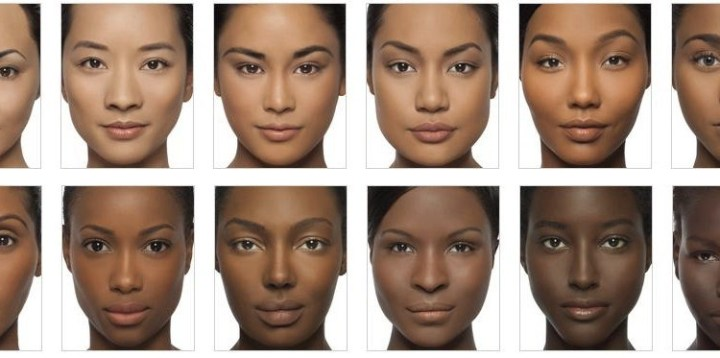
#> input picture imageProcessing/multiple_tone.jpg, 720 x 358 px
$ python skin_detector.py
#> lines starting #> are read from the running program, lines starting #| are printed output that depends on the picture; after the words box and inside, x2 and y2 are one past the last pixel; in counts of white or black regions, pixels touching at a corner belong together
import cv2
import numpy as np
#import matplotlib.pyplot as plt

min_HSV = np.array([0, 48, 80], dtype = "uint8")
max_HSV = np.array([20, 255, 255], dtype = "uint8")
# Get pointer to video frames from primary device
image = cv2.imread("multiple_tone.jpg")
#> image is the input picture: shape (358, 720, 3); mean B, G, R 127.7, 142.3, 164.7
imageHSV = cv2.cvtColor(image, cv2.COLOR_BGR2HSV)
#> imageHSV: shape (358, 720, 3); mean H, S, V 17, 73.5, 164.8
skinRegionHSV = cv2.inRange(imageHSV, min_HSV, max_HSV)
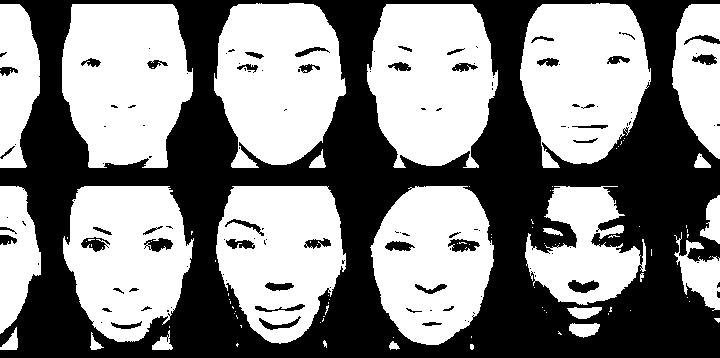
#> skinRegionHSV: shape (358, 720); 53.2% white; 128 black regions (81 under 20 px), largest, box (x1, y1, x2, y2) and area: (0, 0, 720, 358) 115583, (568, 280, 599, 293) 264, (448, 239, 480, 252) 261

skinHSV = cv2.bitwise_and(image, image, mask = skinRegionHSV)
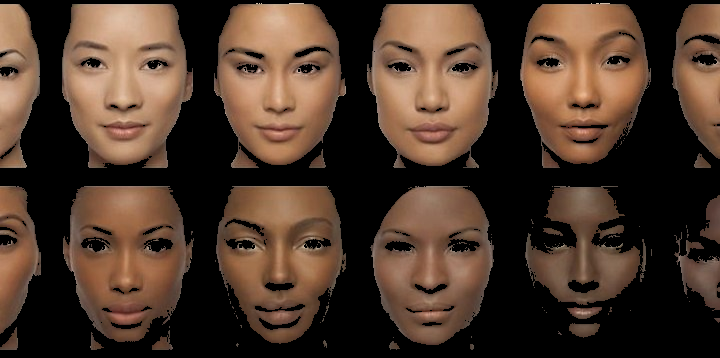
#> skinHSV: shape (358, 720, 3); mean B, G, R 42.3, 55.4, 75.7

cv2.imwrite("detected_tones.jpg", skinHSV)

$ run again, with imageProcessing/hand.jpg copied over imageProcessing/multiple_tone.jpg
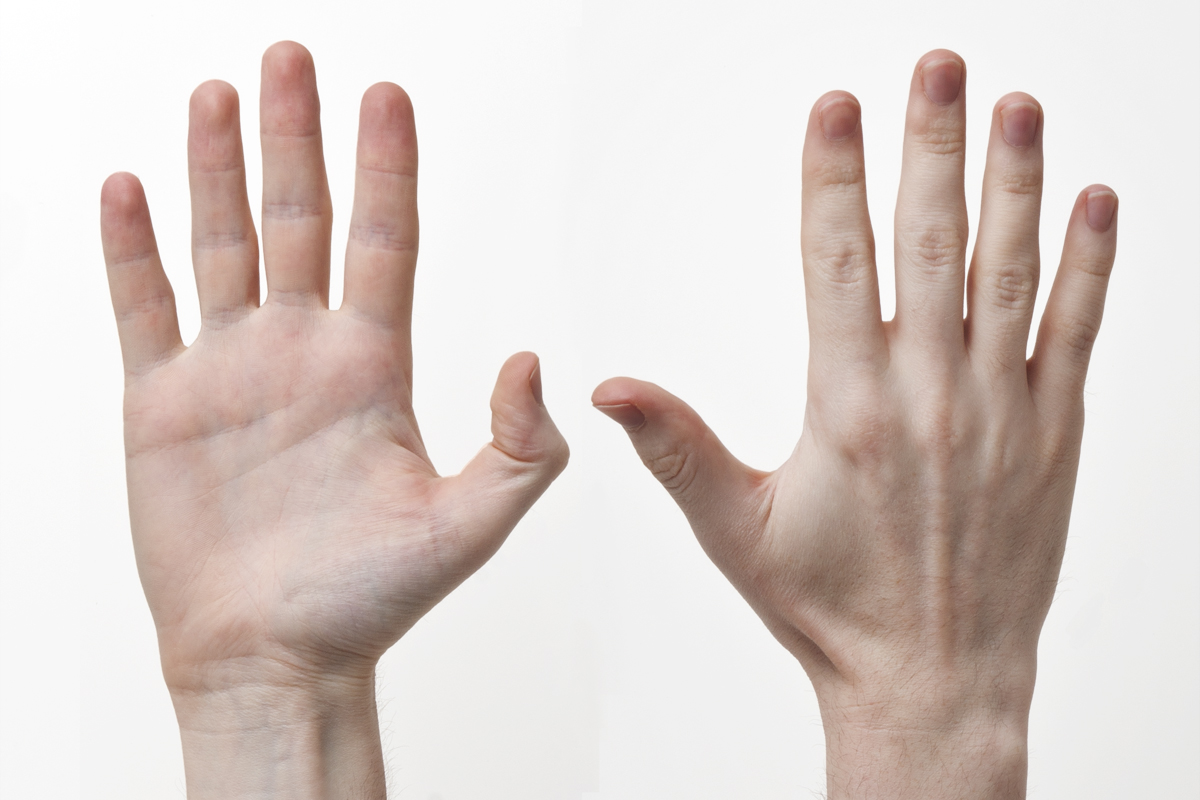
#> input picture imageProcessing/hand.jpg, 1200 x 800 px
#> image is the input picture: shape (800, 1200, 3); mean B, G, R 201.5, 206.5, 218.4
#> imageHSV: shape (800, 1200, 3); mean H, S, V 8.3, 24.5, 218.4
#> `skinRegionHSV = cv2.inRange(imageHSV, min_HSV, max_HSV)`:
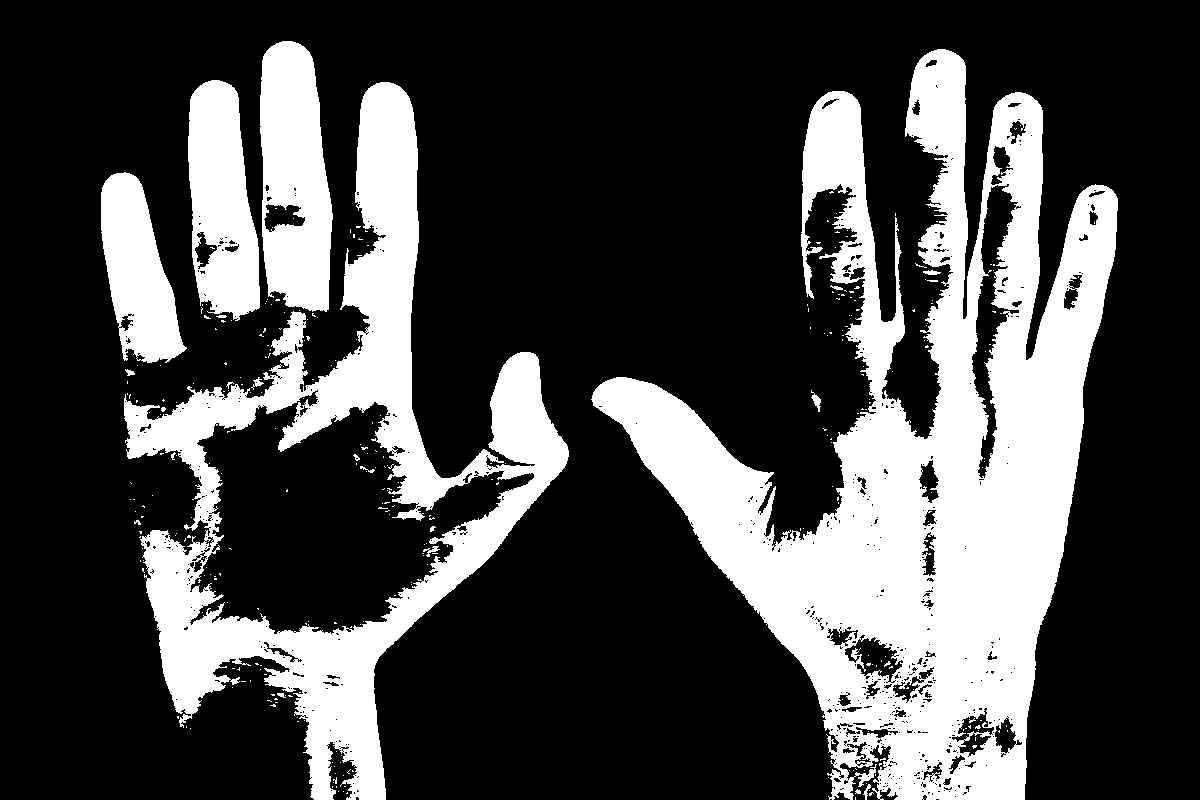
#> skinRegionHSV: shape (800, 1200); 27.7% white; 329 white regions (309 under 20 px), largest, box (x1, y1, x2, y2) and area: (591, 49, 1118, 800) 152399, (124, 82, 569, 800) 74480, (260, 41, 333, 312) 15275
#> `skinHSV = cv2.bitwise_and(image, image, mask = skinRegionHSV)`:
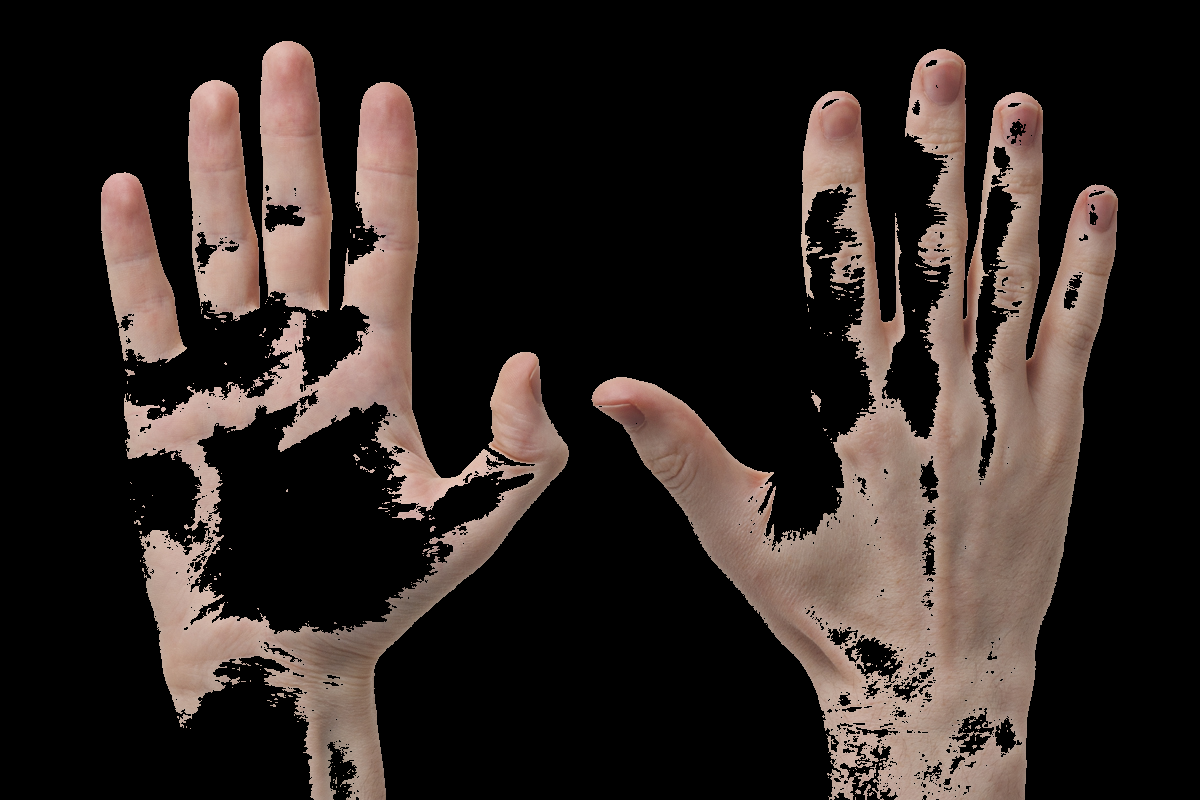
#> skinHSV: shape (800, 1200, 3); mean B, G, R 34.5, 38.1, 47
